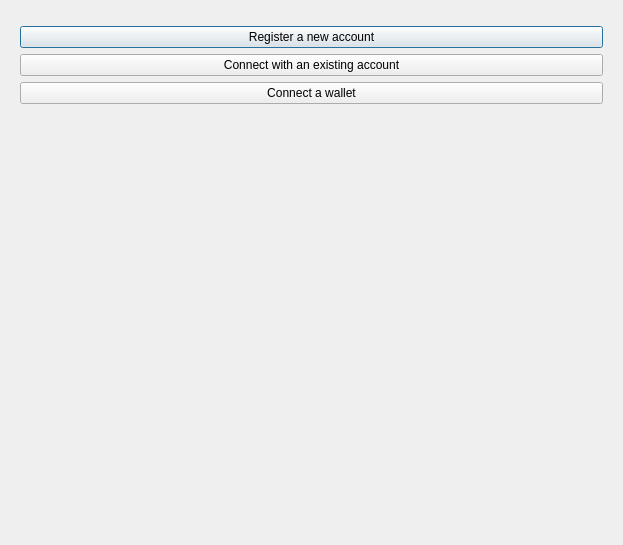
<?xml version="1.0" encoding="UTF-8"?>
<ui version="4.0">
 <class>ConnectionConfigurationDialog</class>
 <widget class="QDialog" name="ConnectionConfigurationDialog">
  <property name="geometry">
   <rect>
    <x>0</x>
    <y>0</y>
    <width>623</width>
    <height>545</height>
   </rect>
  </property>
  <property name="windowTitle">
   <string>Add a connection</string>
  </property>
  <property name="modal">
   <bool>true</bool>
  </property>
  <layout class="QVBoxLayout" name="verticalLayout">
   <item>
    <widget class="QStackedWidget" name="stacked_pages">
     <property name="currentIndex">
      <number>0</number>
     </property>
     <widget class="QWidget" name="page_node">
      <layout class="QVBoxLayout" name="verticalLayout_12">
       <item>
        <layout class="QVBoxLayout" name="verticalLayout_13">
         <property name="topMargin">
          <number>6</number>
         </property>
         <item>
          <widget class="QPushButton" name="button_register">
           <property name="text">
            <string>Register a new account</string>
           </property>
           <property name="icon">
            <iconset resource="../../../../../res/icons/icons.qrc">
             <normaloff>:/icons/new_membership</normaloff>:/icons/new_membership</iconset>
           </property>
           <property name="iconSize">
            <size>
             <width>32</width>
             <height>32</height>
            </size>
           </property>
          </widget>
         </item>
         <item>
          <widget class="QPushButton" name="button_connect">
           <property name="text">
            <string>Connect with an existing account</string>
           </property>
           <property name="icon">
            <iconset resource="../../../../../res/icons/icons.qrc">
             <normaloff>:/icons/connect_icon</normaloff>:/icons/connect_icon</iconset>
           </property>
           <property name="iconSize">
            <size>
             <width>32</width>
             <height>32</height>
            </size>
           </property>
          </widget>
         </item>
         <item>
          <widget class="QPushButton" name="button_wallet">
           <property name="text">
            <string>Connect a wallet</string>
           </property>
           <property name="icon">
            <iconset resource="../../../../../res/icons/icons.qrc">
             <normaloff>:/icons/wallet_icon</normaloff>:/icons/wallet_icon</iconset>
           </property>
           <property name="iconSize">
            <size>
             <width>50</width>
             <height>32</height>
            </size>
           </property>
          </widget>
         </item>
         <item>
          <spacer name="verticalSpacer_8">
           <property name="orientation">
            <enum>Qt::Vertical</enum>
           </property>
           <property name="sizeHint" stdset="0">
            <size>
             <width>20</width>
             <height>40</height>
            </size>
           </property>
          </spacer>
         </item>
        </layout>
       </item>
      </layout>
     </widget>
     <widget class="QWidget" name="page_connection">
      <layout class="QVBoxLayout" name="verticalLayout_4">
       <item>
        <widget class="QGroupBox" name="groupBox">
         <property name="title">
          <string>Account parameters</string>
         </property>
         <layout class="QVBoxLayout" name="verticalLayout_2">
          <item>
           <spacer name="verticalSpacer_3">
            <property name="orientation">
             <enum>Qt::Vertical</enum>
            </property>
            <property name="sizeHint" stdset="0">
             <size>
              <width>20</width>
              <height>40</height>
             </size>
            </property>
           </spacer>
          </item>
          <item>
           <layout class="QHBoxLayout" name="horizontalLayout">
            <item>
             <widget class="QLabel" name="label_action">
              <property name="text">
               <string>Account name (uid)</string>
              </property>
             </widget>
            </item>
            <item>
             <widget class="QLineEdit" name="edit_uid"/>
            </item>
           </layout>
          </item>
          <item>
           <layout class="QHBoxLayout" name="horizontalLayout_8">
            <property name="topMargin">
             <number>6</number>
            </property>
            <item>
             <spacer name="horizontalSpacer_2">
              <property name="orientation">
               <enum>Qt::Horizontal</enum>
              </property>
              <property name="sizeHint" stdset="0">
               <size>
                <width>40</width>
                <height>20</height>
               </size>
              </property>
             </spacer>
            </item>
            <item>
             <widget class="QPushButton" name="button_delete">
              <property name="styleSheet">
               <string notr="true">color: rgb(255, 0, 0);</string>
              </property>
              <property name="text">
               <string>Delete account</string>
              </property>
             </widget>
            </item>
           </layout>
          </item>
          <item>
           <spacer name="verticalSpacer_4">
            <property name="orientation">
             <enum>Qt::Vertical</enum>
            </property>
            <property name="sizeHint" stdset="0">
             <size>
              <width>20</width>
              <height>40</height>
             </size>
            </property>
           </spacer>
          </item>
          <item>
           <layout class="QVBoxLayout" name="verticalLayout_6">
            <item>
             <widget class="QLabel" name="label_3">
              <property name="text">
               <string>Key parameters</string>
              </property>
             </widget>
            </item>
            <item>
             <layout class="QHBoxLayout" name="horizontalLayout_5"/>
            </item>
            <item>
             <widget class="QLineEdit" name="edit_salt">
              <property name="text">
               <string/>
              </property>
              <property name="echoMode">
               <enum>QLineEdit::Password</enum>
              </property>
              <property name="placeholderText">
               <string>Secret key</string>
              </property>
             </widget>
            </item>
            <item>
             <widget class="QLineEdit" name="edit_salt_bis">
              <property name="echoMode">
               <enum>QLineEdit::Password</enum>
              </property>
              <property name="placeholderText">
               <string>Please repeat your secret key</string>
              </property>
             </widget>
            </item>
            <item>
             <widget class="Line" name="line">
              <property name="orientation">
               <enum>Qt::Horizontal</enum>
              </property>
             </widget>
            </item>
            <item>
             <widget class="QLineEdit" name="edit_password">
              <property name="echoMode">
               <enum>QLineEdit::Password</enum>
              </property>
              <property name="placeholderText">
               <string>Your password</string>
              </property>
             </widget>
            </item>
            <item>
             <widget class="QLineEdit" name="edit_password_repeat">
              <property name="text">
               <string/>
              </property>
              <property name="echoMode">
               <enum>QLineEdit::Password</enum>
              </property>
              <property name="placeholderText">
               <string>Please repeat your password</string>
              </property>
             </widget>
            </item>
            <item>
             <layout class="QHBoxLayout" name="horizontalLayout_2">
              <property name="topMargin">
               <number>6</number>
              </property>
              <item>
               <widget class="QLabel" name="label_6">
                <property name="text">
                 <string>Scrypt parameters</string>
                </property>
               </widget>
              </item>
              <item>
               <widget class="QComboBox" name="combo_scrypt_params">
                <item>
                 <property name="text">
                  <string>Simple</string>
                 </property>
                </item>
                <item>
                 <property name="text">
                  <string>Secure</string>
                 </property>
                </item>
                <item>
                 <property name="text">
                  <string>Hardest</string>
                 </property>
                </item>
                <item>
                 <property name="text">
                  <string>Extreme</string>
                 </property>
                </item>
               </widget>
              </item>
              <item>
               <spacer name="horizontalSpacer_3">
                <property name="orientation">
                 <enum>Qt::Horizontal</enum>
                </property>
                <property name="sizeHint" stdset="0">
                 <size>
                  <width>40</width>
                  <height>20</height>
                 </size>
                </property>
               </spacer>
              </item>
              <item>
               <widget class="QLabel" name="label">
                <property name="sizePolicy">
                 <sizepolicy hsizetype="Maximum" vsizetype="Preferred">
                  <horstretch>0</horstretch>
                  <verstretch>0</verstretch>
                 </sizepolicy>
                </property>
                <property name="text">
                 <string>N :</string>
                </property>
               </widget>
              </item>
              <item>
               <widget class="QSpinBox" name="spin_n"/>
              </item>
              <item>
               <widget class="QLabel" name="label_4">
                <property name="sizePolicy">
                 <sizepolicy hsizetype="Maximum" vsizetype="Preferred">
                  <horstretch>0</horstretch>
                  <verstretch>0</verstretch>
                 </sizepolicy>
                </property>
                <property name="text">
                 <string>r :</string>
                </property>
               </widget>
              </item>
              <item>
               <widget class="QSpinBox" name="spin_r"/>
              </item>
              <item>
               <widget class="QLabel" name="label_5">
                <property name="text">
                 <string>p :</string>
                </property>
               </widget>
              </item>
              <item>
               <widget class="QSpinBox" name="spin_p">
                <property name="sizePolicy">
                 <sizepolicy hsizetype="Maximum" vsizetype="Fixed">
                  <horstretch>0</horstretch>
                  <verstretch>0</verstretch>
                 </sizepolicy>
                </property>
               </widget>
              </item>
             </layout>
            </item>
            <item>
             <layout class="QHBoxLayout" name="horizontalLayout_6">
              <property name="topMargin">
               <number>5</number>
              </property>
              <item>
               <widget class="QPushButton" name="button_generate">
                <property name="text">
                 <string>Show public key</string>
                </property>
               </widget>
              </item>
             </layout>
            </item>
           </layout>
          </item>
          <item>
           <layout class="QHBoxLayout" name="horizontalLayout_4">
            <property name="topMargin">
             <number>5</number>
            </property>
            <item>
             <spacer name="horizontalSpacer">
              <property name="orientation">
               <enum>Qt::Horizontal</enum>
              </property>
              <property name="sizeHint" stdset="0">
               <size>
                <width>40</width>
                <height>20</height>
               </size>
              </property>
             </spacer>
            </item>
            <item>
             <widget class="QPushButton" name="button_next">
              <property name="text">
               <string>Next</string>
              </property>
             </widget>
            </item>
           </layout>
          </item>
         </layout>
        </widget>
       </item>
      </layout>
     </widget>
     <widget class="QWidget" name="page_services">
      <layout class="QVBoxLayout" name="verticalLayout_3">
       <item>
        <widget class="QProgressBar" name="progress_bar">
         <property name="value">
          <number>24</number>
         </property>
        </widget>
       </item>
       <item>
        <widget class="QPlainTextEdit" name="plain_text_edit"/>
       </item>
      </layout>
     </widget>
    </widget>
   </item>
   <item>
    <spacer name="verticalSpacer">
     <property name="orientation">
      <enum>Qt::Vertical</enum>
     </property>
     <property name="sizeHint" stdset="0">
      <size>
       <width>20</width>
       <height>40</height>
      </size>
     </property>
    </spacer>
   </item>
   <item>
    <widget class="QLabel" name="label_currency">
     <property name="text">
      <string/>
     </property>
    </widget>
   </item>
   <item>
    <widget class="QLabel" name="label_info">
     <property name="text">
      <string/>
     </property>
    </widget>
   </item>
  </layout>
 </widget>
 <resources>
  <include location="../../../../../res/icons/icons.qrc"/>
 </resources>
 <connections/>
 <slots>
  <slot>open_process_add_community()</slot>
  <slot>key_changed(int)</slot>
  <slot>action_remove_community()</slot>
  <slot>open_process_edit_community(QModelIndex)</slot>
  <slot>next()</slot>
  <slot>previous()</slot>
  <slot>open_import_key()</slot>
  <slot>open_generate_account_key()</slot>
  <slot>action_edit_account_key()</slot>
  <slot>action_edit_account_parameters()</slot>
  <slot>action_show_pubkey()</slot>
  <slot>action_delete_account()</slot>
 </slots>
</ui>
